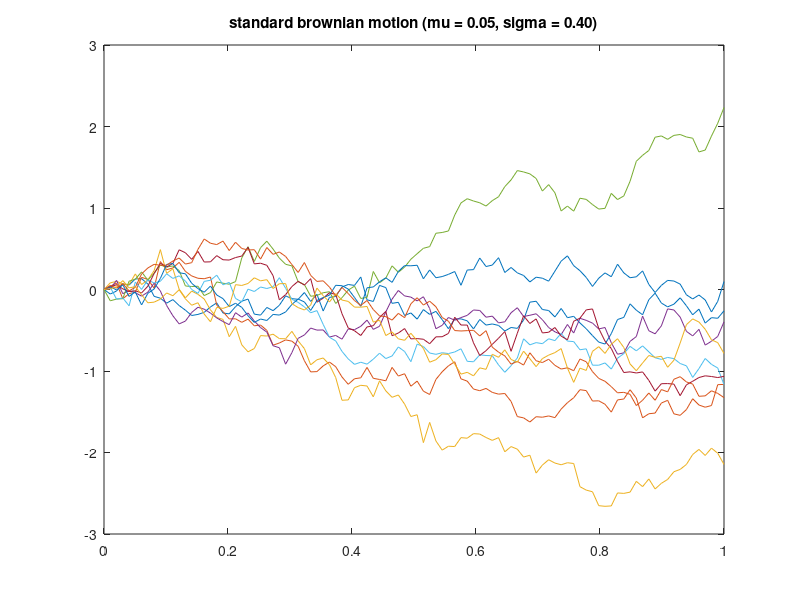
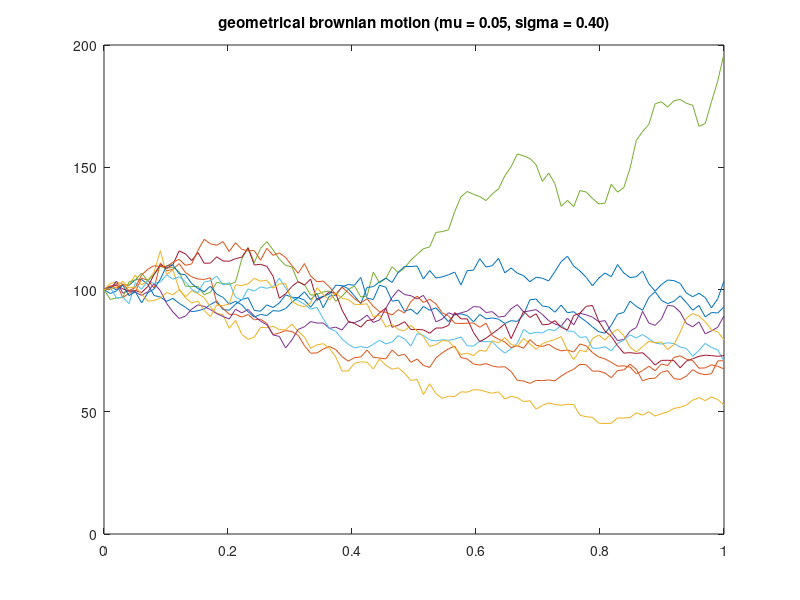
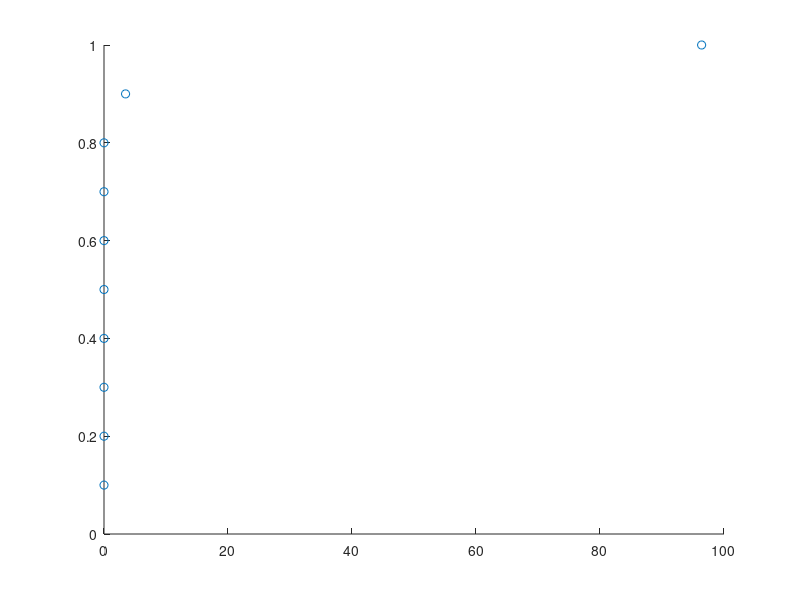

Reproduce these figures in MATLAB, in order. (Note: this script raises an error after producing the figures.)
% This file is part of ConicHedging
% Copyright (c) 2017 Laurens Deprez and Wim Schoutens
% License: BSD 3-clause (see file LICENSE)

clear;
close all;

%% Applied conic finance: Example 5.3
N = 10;                     %number of simulation runs
K = 100;                    %strike
T = 1;                      %maturity
n = 100;                    %number of timesteps
t = linspace(0,T,n);        %time matrix
t = repmat(t,N,1);
r = 0.01;                   %risk free interest
mu = 0.05;                  %trend 
sigma = 0.30;               %volatility
stock_0 = K;                %initial stock price ATM option
dW = normrnd(0,sqrt(T/n),[N,n-1]);%brownian motion increments
W = cumsum(dW,2);           %standard brownian motion
W = cat(2,zeros(N,1),W);
figure()
for i=1:N
    plot(t(i,:),W(i,:))
    hold on
end 
title('standard brownian motion (mu = 0.05, sigma = 0.40)')
hold off
%geometric brownian motion stocks
stocks = stock_0*exp((mu-sigma^2/2)*t+sigma*W);
figure()
for i=1:N
    plot(t(i,:),stocks(i,:))
    hold on
end
title('geometrical brownian motion (mu = 0.05, sigma = 0.40)')
hold off
%pay off function
pay_off = max(0,stocks(:,n)-K);
pay_off_sort = sort(pay_off);
prob = 1/N*ones(1,N);
%cdf
cdf = cumsum(prob);
figure()
scatter(pay_off_sort,cdf)
hold on
%distorted cdf
lambda = 0.25; %distortion param.
dist_cdf = MinMaxVar(cumsum(prob),lambda);
scatter(pay_off_sort,dist_cdf,'r')
%axis([0,max(pay_off),0,1])
hold off
%distorted prob 
prob_bid = zeros(1,N);
for i=1:N
    prob_bid(i) = distortion(i/N,'MinMaxVar',lambda)- distortion((i-1)/N,'MinMaxVar',lambda);
end
prob_ask = zeros(1,N);
for i=1:N
    prob_ask(i) = distortion((N-i+1)/N,'MinMaxVar',lambda)- distortion((N-i)/N,'MinMaxVar',lambda);
end
%price
P = exp(-r*T)*mean(pay_off);
P_bid = exp(-r*T)*sum(prob_bid*pay_off_sort);
P_ask = exp(-r*T)*sum(prob_ask*pay_off_sort);
